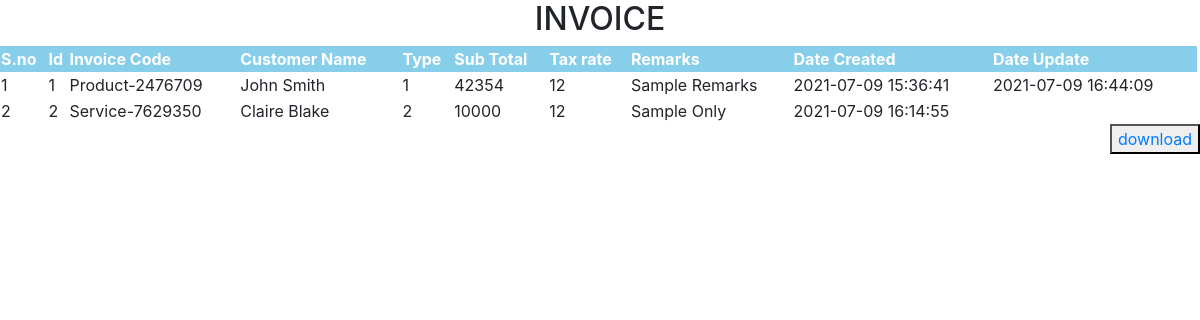
/genrate.php?genrateid=id, run on the app's committed database.
### tables this page shows
CREATE TABLE IF NOT EXISTS `invoice_list` (
  `id` int(30) NOT NULL AUTO_INCREMENT,
  `invoice_code` varchar(100) NOT NULL,
  `customer_name` text NOT NULL,
  `type` tinyint(1) DEFAULT NULL,
  `sub_total` float NOT NULL,
  `tax_rate` float NOT NULL,
  `total_amount` float NOT NULL,
  `remarks` text NOT NULL,
  `date_created` datetime NOT NULL DEFAULT current_timestamp(),
  `date_updated` datetime DEFAULT NULL ON UPDATE current_timestamp(),
  PRIMARY KEY (`id`)
);

### genrate.php (the view, shortened to what this page needs)
<?php
include "config.php";
?>
<!DOCTYPE html>
<html lang="en">
<head>
    <link rel="stylesheet" href="bootstrap/bootstrap.min.css">
</head>
<body id="down">
   <h2 class="text-center">INVOICE</h2>
    <table>
        <thead>
            <tr>
                <th>S.no</th>
                <th>Id</th>
                <th>Invoice Code</th>
                <th>Customer Name</th>
                <th>Type</th>
                <th>Sub Total</th>
                <th>Tax rate</th>
                <th>Remarks</th>
                <th>Date Created</th>
                <th>Date Update</th>
            </tr>
        </thead>
        <tbody>
        <?php
        if(isset($_GET['genrateid'])){
            $sql = "SELECT * from invoice_list";
            $result = mysqli_query($conn,$sql);
            $count = 1;
            while($row=mysqli_fetch_assoc($result)){
         ?>
         <tr>
                <td><?php echo $count ?></td>
                <td><?php echo $row['id']; ?></td>
                <td><?php echo $row['invoice_code']; ?></td>
                <td><?php echo $row['customer_name']; ?></td>
                <td><?php echo $row['type']; ?></td>
                <td><?php echo $row['sub_total']; ?></td>
                <td><?php echo $row['tax_rate']; ?></td>
                <td><?php echo $row['remarks']; ?></td>
                <td><?php echo $row['date_created']; ?></td>
                <td><?php echo $row['date_updated']; ?></td>
                <td>
                </td>
            </tr>
            <?php
            $count=$count+1;
            }
        }
        ?>
    </tbody>
    </table>
    <button > <a href="pdf.php?pdfid=id">download</a></button>  </th>
</body>
</html>

### genrate.php (style rules this page uses)
table { width:100%; }
thead { background: skyblue; color:white; }
tbody { width:100%; }
button { float:right; }

### data on the page
invoice_list: id "1", invoice_code "Product-2476709", customer_name "John Smith", type "1", sub_total "42354", tax_rate "12", remarks "Sample Remarks", date_created "2021-07-09 15:36:41", date_updated "2021-07-09 16:44:09"
invoice_list: id "2", invoice_code "Service-7629350", customer_name "Claire Blake", type "2", sub_total "10000", tax_rate "12", remarks "Sample Only", date_created "2021-07-09 16:14:55"
